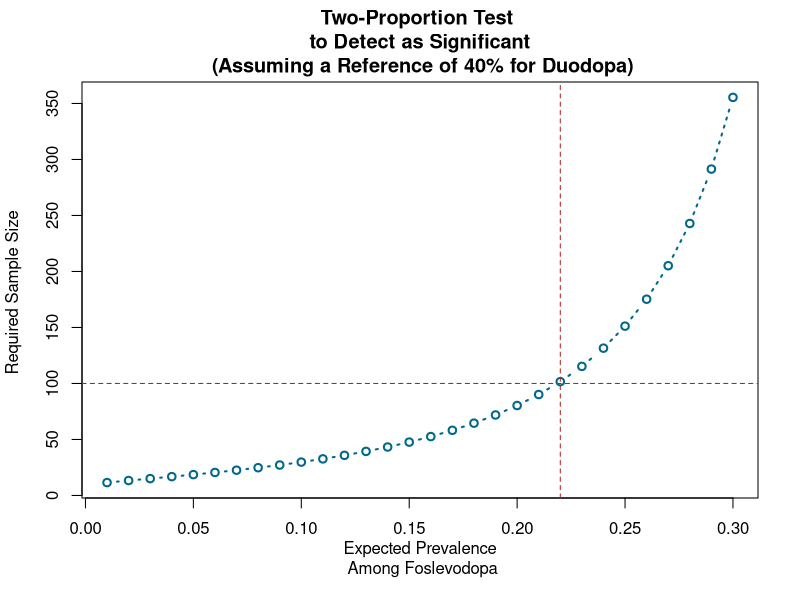

Write the R code that produced this figure.
library(pwr)

p2_values <- seq(0.01, 0.30, by = 0.01)

sample_sizes <- numeric(length(p2_values))


for (i in seq_along(p2_values)) {

    effect_size <- ES.h(p1 = 0.40, p2 = p2_values[i])
  
  result <- pwr.2p.test(h = effect_size, sig.level = 0.05, power = 0.80)
  
  sample_sizes[i] <- result$n
}



plot(p2_values, sample_sizes, type = "b", pch = 1, lty = 3, lwd = 2, col = "deepskyblue4", 
     xlab = "\n Expected Prevalence \n Among Foslevodopa", 
     ylab = "Required Sample Size ", 
     main = "Two-Proportion Test \n to Detect as Significant \n (Assuming a Reference of 40% for Duodopa)")

abline(h = 100, col = "firebrick", lty = 2)
index_n_100 <- which.min(abs(sample_sizes - 100))
abline(v = p2_values[index_n_100], col = "firebrick", lty = 2)
